Frame 1 (no input): blank canvas, image omitted
Frame 60 (no input): blank canvas, image omitted
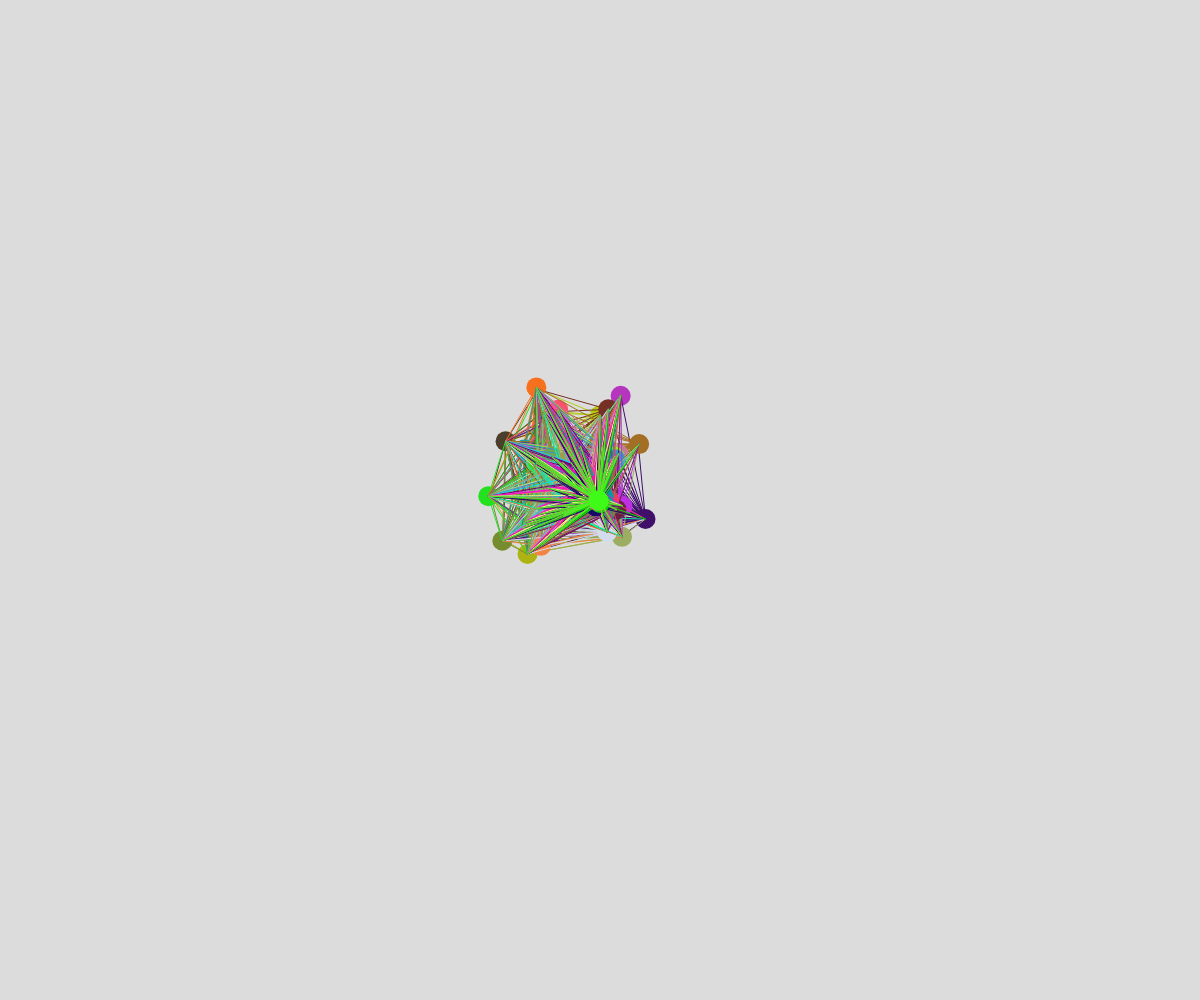
Frame 120 (the mouse pressed at the canvas centre since frame 60)

The p5.js sketch whose frames 1 and 60 were blank and that drew this single picture after the mouse press (run headless with seeded random() and noise() and a simulated clock; from frame 60 on, the mouse is pressed at the canvas centre):

// p5.js sketch
// ── sketch.js
// Connected Nodes
// Alyssa Maitland
// Mar.18, 2025
// OOp Review + Object-Object Interactions

//global Variables
let nodes = []; //to hold all our objects
let reach = 150; //how far connections between points may be

function setup() {
  createCanvas(windowWidth, windowHeight);
}

function draw() {
  background(220);
  if(mouseIsPressed){
    nodes.push(new csNode(mouseX,mouseY));//draw as long as mouse is down;
  }
  for(let n of nodes){
    //looping by itemsince we don't plan on deleting any objects from the array
    n.move();
    n.connect(nodes);
    n.display();
  }
}

function mousePressed(){
  //create one node per mouse press
  nodes.push(new csNode(mouseX,mouseY));
}


class csNode{
  //1. constructor
  constructor(x,y){ //called once per object created
    //properties related to postiin/rendering
    this.x = x;
    this.y = y;
    this.size = 20;
    this.c  = color(random(255),random(255),random(255));
    //properties related to motion
    this.xTime = random(10);
    this.yTime = random(10);
    this.timeShift = 0.01;
    this.maxSpeed = 5;
  }

  //2. class methods
  display(){
    fill(this.c);
    noStroke();
    circle(this.x,this.y,this.size);
  }

  connect(nodeArray){
    //check if the current point is close to any other points and if so join with a line
    stroke(this.c);
    for(let n of nodes){
      //this.x this.y  n.x n.y
      if(n !== this){ // make sure not to compare to self
        let d = dist(this.x, this.y, n.x, n.x);
        if(d < reach){ //the two points are close...
          line(this.x, this.y, n.x, n.y);
        }
      }
    }
  }

  move(){
    //use perlin noise for x,y movement
    let xSpeed = noise(this.xTime); //0 - 0.5 - 1
    xSpeed = map(xSpeed, 0, 1, -this.maxSpeed, this.maxSpeed);
    this.xTime += this.timeShift;

    this.x += xSpeed;
    if(this.x<0) {
      this.x = width;
    }
    else if (this.x>width){
      this.x = 0;
    }
    
    let ySpeed = noise(this.yTime);
    ySpeed = map(ySpeed, 0, 1, -this.maxSpeed, this.maxSpeed);
    this.yTime += this.timeShift;

    this.y += ySpeed;
    if(this.y<0) {
      this.y = height;
    }
    else if (this.y>height){
      this.y = 0;
    }
  }
}
